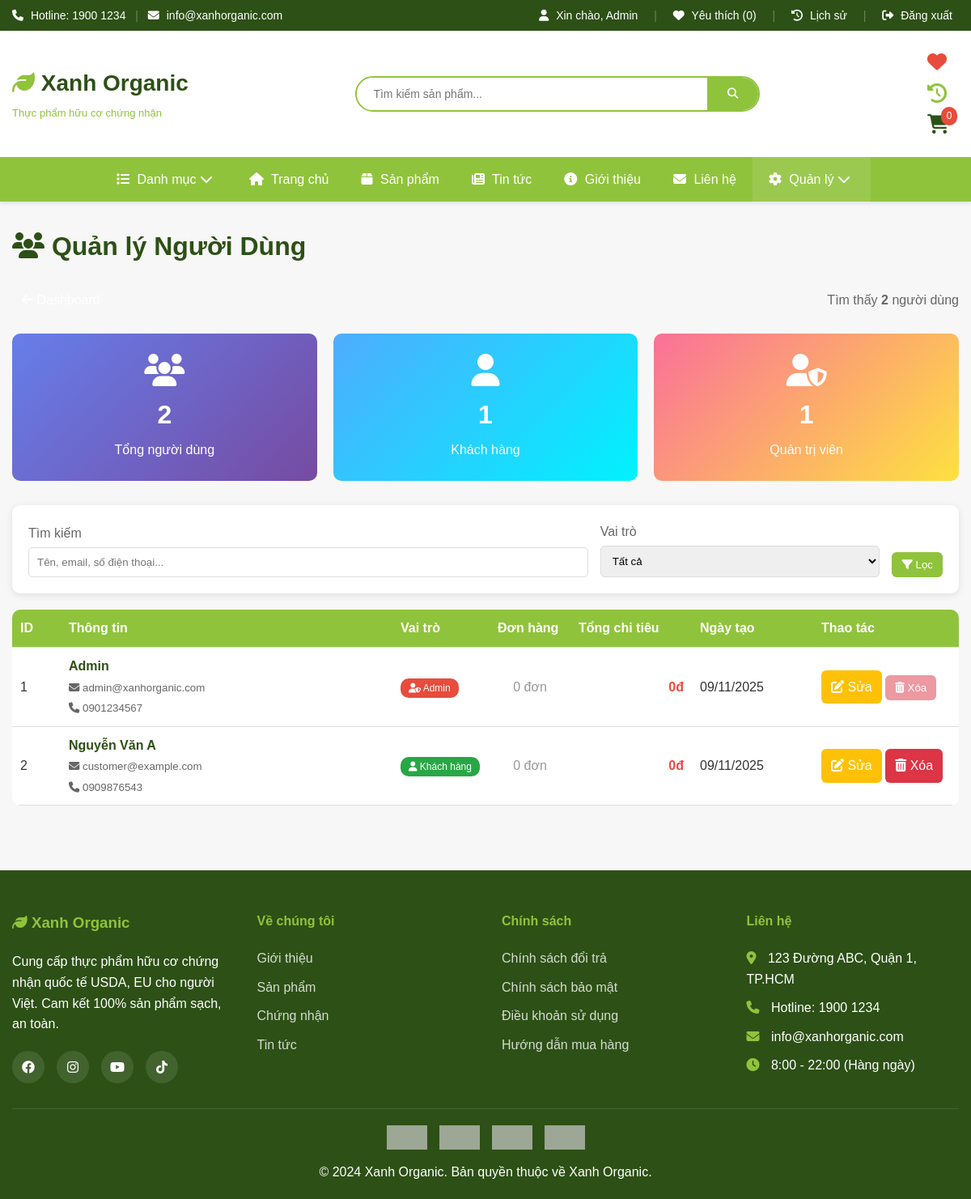
The page /admin/users.php (signed in) on the database its author committed.
### tables this page shows
CREATE TABLE users (
    id INT AUTO_INCREMENT PRIMARY KEY,
    full_name VARCHAR(100) NOT NULL,
    email VARCHAR(150) NOT NULL UNIQUE,
    password VARCHAR(255) NOT NULL,
    phone VARCHAR(20),
    address TEXT,
    role ENUM('customer', 'admin') DEFAULT 'customer',
    created_at TIMESTAMP DEFAULT CURRENT_TIMESTAMP,
    updated_at TIMESTAMP DEFAULT CURRENT_TIMESTAMP ON UPDATE CURRENT_TIMESTAMP
);

### includes/functions.php (called while the page is built, shortened)
<?php
function safe_html($value) {
    if ($value === null || $value === '') {
        return '';
    }
    return htmlspecialchars((string)$value, ENT_QUOTES, 'UTF-8');
}
function getCategories() {
    global $conn;
    $sql = "SELECT * FROM categories WHERE status = 'active' ORDER BY name ASC";
    $result = $conn->query($sql);
    $categories = [];
    if ($result && $result->num_rows > 0) {
        while ($row = $result->fetch_assoc()) {
            $categories[] = $row;
        }
    }
    return $categories;
}
?>

### includes/config.php (called while the page is built, shortened)
<?php
function formatMoney($amount) {
return number_format($amount, 0, ',', '.') . 'đ';
}
?>

### admin/users.php (the view, shortened to what this page needs)
<?php
require_once '../includes/config.php';
$search = isset($_GET['search']) ? trim($_GET['search']) : '';
$where = [];
$params = [];
$types = "";
$where_clause = $where ? "WHERE " . implode(" AND ", $where) : "";
$per_page = 20;
$page = isset($_GET['page']) ? max(1, (int)$_GET['page']) : 1;
$offset = ($page - 1) * $per_page;
$count_sql = "SELECT COUNT(*) as total FROM users $where_clause";
$count_stmt = $conn->prepare($count_sql);
$count_stmt->execute();
$total = $count_stmt->get_result()->fetch_assoc()['total'];
$sql = "SELECT u.*,
        (SELECT COUNT(*) FROM orders WHERE user_id = u.id) as order_count,
        (SELECT SUM(total_amount) FROM orders WHERE user_id = u.id AND order_status = 'completed') as total_spent
        FROM users u
        $where_clause
        ORDER BY u.created_at DESC
        LIMIT ? OFFSET ?";
$stmt = $conn->prepare($sql);
$params[] = $per_page;
$params[] = $offset;
$types .= "ii";
$stmt->bind_param($types, ...$params);
$stmt->execute();
$result = $stmt->get_result();
$total_users = $conn->query("SELECT COUNT(*) as total FROM users")->fetch_assoc()['total'];
$total_customers = $conn->query("SELECT COUNT(*) as total FROM users WHERE role = 'customer'")->fetch_assoc()['total'];
$total_admins = $conn->query("SELECT COUNT(*) as total FROM users WHERE role = 'admin'")->fetch_assoc()['total'];
require_once '../includes/header.php';
?>
<div class="container">
    <h1><i class="fas fa-users"></i> Quản lý Người Dùng</h1>
    <div style="display: flex; justify-content: space-between; align-items: center; margin-bottom: 20px;">
        <div>
            <a href="index.php" class="btn btn-secondary">
                <i class="fas fa-arrow-left"></i> Dashboard
            </a>
        </div>
        <div style="color: #666;">
            Tìm thấy <strong><?php echo number_format($total); ?></strong> người dùng
        </div>
    </div>
</div>
<div class="container">
    <div style="display: grid; grid-template-columns: repeat(3, 1fr); gap: 20px; margin-bottom: 30px;">
        <div style="background: linear-gradient(135deg, #667eea 0%, #764ba2 100%); padding: 25px; border-radius: 10px; color: white; text-align: center;">
            <i class="fas fa-users" style="font-size: 40px; margin-bottom: 10px;"></i>
            <h3 style="font-size: 32px; margin-bottom: 5px;"><?php echo $total_users; ?></h3>
            <p style="margin: 0;">Tổng người dùng</p>
        </div>
        <div style="background: linear-gradient(135deg, #4facfe 0%, #00f2fe 100%); padding: 25px; border-radius: 10px; color: white; text-align: center;">
            <i class="fas fa-user" style="font-size: 40px; margin-bottom: 10px;"></i>
            <h3 style="font-size: 32px; margin-bottom: 5px;"><?php echo $total_customers; ?></h3>
            <p style="margin: 0;">Khách hàng</p>
        </div>
        <div style="background: linear-gradient(135deg, #fa709a 0%, #fee140 100%); padding: 25px; border-radius: 10px; color: white; text-align: center;">
            <i class="fas fa-user-shield" style="font-size: 40px; margin-bottom: 10px;"></i>
            <h3 style="font-size: 32px; margin-bottom: 5px;"><?php echo $total_admins; ?></h3>
            <p style="margin: 0;">Quản trị viên</p>
        </div>
    </div>
</div>
<div class="container">
    <form method="GET" action="" style="background: white; padding: 20px; border-radius: 10px; margin-bottom: 20px; box-shadow: 0 2px 10px rgba(0,0,0,0.1);">
        <div style="display: grid; grid-template-columns: 2fr 1fr auto; gap: 15px; align-items: end;">
            <div>
                <label style="display: block; margin-bottom: 5px; color: #666;">Tìm kiếm</label>
                <input type="text"
                       name="search"
                       placeholder="Tên, email, số điện thoại..."
                       value="<?php echo safe_html($search); ?>"
                       style="width: 100%; padding: 10px; border: 1px solid #ddd; border-radius: 5px;">
            </div>
            <div>
                <label style="display: block; margin-bottom: 5px; color: #666;">Vai trò</label>
                <select name="role" style="width: 100%; padding: 10px; border: 1px solid #ddd; border-radius: 5px;">
                    <option value="">Tất cả</option>
                </select>
            </div>
            <div>
                <button type="submit" class="btn btn-primary" style="width: 100%;">
                    <i class="fas fa-filter"></i> Lọc
                </button>
            </div>
        </div>
    </form>
</div>
<div class="container">
    <?php if ($result->num_rows > 0): ?>
    <table class="admin-table">
        <thead>
            <tr>
                <th style="width: 60px;">ID</th>
                <th>Thông tin</th>
                <th style="width: 120px;">Vai trò</th>
                <th style="width: 100px;">Đơn hàng</th>
                <th style="width: 150px;">Tổng chi tiêu</th>
                <th style="width: 150px;">Ngày tạo</th>
                <th style="width: 180px;">Thao tác</th>
            </tr>
        </thead>
        <tbody>
            <?php while ($user = $result->fetch_assoc()): ?>
            <tr>
                <td><?php echo $user['id']; ?></td>
                <td>
                    <div>
                        <strong style="color: #2d5016;"><?php echo safe_html($user['full_name']); ?></strong><br>
                        <small style="color: #666;">
                            <i class="fas fa-envelope"></i> <?php echo safe_html($user['email']); ?><br>
                            <?php if ($user['phone']): ?>
                            <i class="fas fa-phone"></i> <?php echo safe_html($user['phone']); ?>
                            <?php endif; ?>
                        </small>
                    </div>
                </td>
                <td>
                    <?php if ($user['role'] == 'admin'): ?>
                        <span style="background: #e74c3c; color: white; padding: 5px 10px; border-radius: 10px; font-size: 12px;">
                            <i class="fas fa-user-shield"></i> Admin
                        </span>
                    <?php else: ?>
                        <span style="background: #28a745; color: white; padding: 5px 10px; border-radius: 10px; font-size: 12px;">
                            <i class="fas fa-user"></i> Khách hàng
                        </span>
                    <?php endif; ?>
                </td>
                <td style="text-align: center;">
                    <?php if ($user['order_count'] > 0): ?>
                        <a href="<?php echo SITE_URL; ?>/admin/orders.php?user_id=<?php echo $user['id']; ?>"
                           style="color: #2d5016; font-weight: 600;">
                            <?php echo $user['order_count']; ?> đơn
                        </a>
                    <?php else: ?>
                        <span style="color: #999;">0 đơn</span>
                    <?php endif; ?>
                </td>
                <td style="text-align: right;">
                    <strong style="color: #e74c3c;">
                        <?php echo formatMoney($user['total_spent'] ?? 0); ?>
                    </strong>
                </td>
                <td>
                    <?php echo date('d/m/Y', strtotime($user['created_at'])); ?>
                </td>
                <td>
                    <a href="users_edit.php?id=<?php echo $user['id']; ?>"
                       class="btn btn-sm btn-edit"
                       title="Chỉnh sửa">
                        <i class="fas fa-edit"></i> Sửa
                    </a>
                    <?php if ($user['id'] != $_SESSION['user_id']): ?>
                        <a href="users_delete.php?id=<?php echo $user['id']; ?>"
                           class="btn btn-sm btn-delete"
                           title="Xóa">
                            <i class="fas fa-trash-alt"></i> Xóa
                        </a>
                    <?php else: ?>
                        <button class="btn btn-sm btn-delete"
                                disabled
                                title="Không thể xóa chính mình"
                                style="opacity: 0.5; cursor: not-allowed;">
                            <i class="fas fa-trash-alt"></i> Xóa
                        </button>
                    <?php endif; ?>
                </td>
            </tr>
            <?php endwhile; ?>
        </tbody>
    </table>
    <?php endif; ?>
</div>
<?php require_once '../includes/footer.php'; ?>

### assets/css/style.css (style rules this page uses)
* { margin: 0; padding: 0; box-sizing: border-box; }
body { font-family: 'Roboto', sans-serif; line-height: 1.6; color: #333; background-color: #f8f9fa; }
.container { max-width: 1200px; margin: 0 auto; padding: 0 15px; }
a { text-decoration: none; color: inherit; transition: all 0.3s ease; }
button { cursor: pointer; border: none; outline: none; }
.btn { display: inline-block; padding: 12px 30px; border-radius: 25px; font-weight: 500; transition: all 0.3s; }
.btn-primary { background-color: white; color: #2d5016; }
body { font-family: Arial, sans-serif; margin: 0; background: #f7f7f7; }
h1 { color: #2d5016; margin-bottom: 20px; }
.admin-table { width: 100%; border-collapse: collapse; background: white; border-radius: 10px; overflow: hidden; }
.admin-table th, .admin-table td { padding: 10px; border-bottom: 1px solid #ddd; text-align: left; }
.admin-table th { background: #90c33c; color: white; }
.btn { display: inline-block; padding: 8px 12px; border-radius: 6px; text-decoration: none; color: white; }
.btn-primary { background: #90c33c; }
.btn-edit { background: #ffc107; }
.btn-delete { background: #dc3545; }

### rows shown on the page
users: id "1", full_name "Admin", email "admin@xanhorganic.com", phone "0901234567", role "admin" (drawn), total_spent "0đ", created_at "09/11/2025", shows "Xóa"
users: id "2", full_name "Nguyễn Văn A", email "customer@example.com", phone "0909876543", role "customer" (drawn), total_spent "0đ", created_at "09/11/2025"

### other values the page prints
$_SESSION['full_name'] "Admin"
$wishlist_count "0"
$cart_count "0"
$total "2"
$total_users "2"
$total_customers "1"
$total_admins "1"
